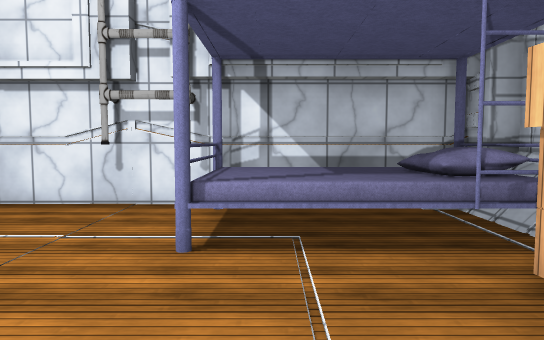
[1] (above)

12 first-person views from a walk through a 3-D level made in the Unity game engine. The camera is 1.3 m above the floor, tilts 4° down and sees 70° across. The floor is counted in squares, 1 m on a side. Each view is taken from the middle of a square. On the plan, view 1 faces up. The plan holds only what a view shows up to about 16 squares ahead; the rest is blank. The place goes on beyond the plan. The player is left out. Some surface patterns are stand-ins.

[2]
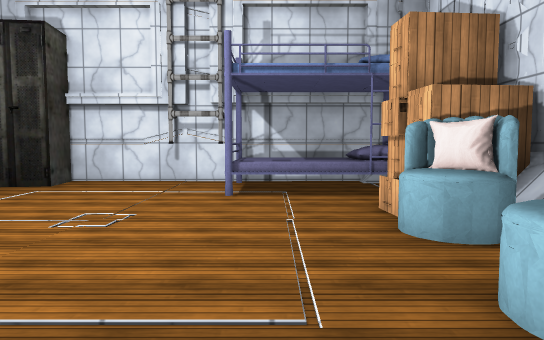

[3]
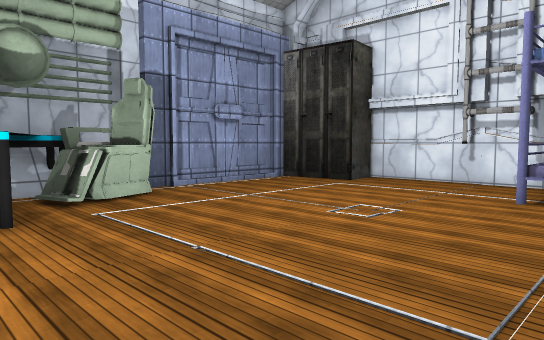

[4]
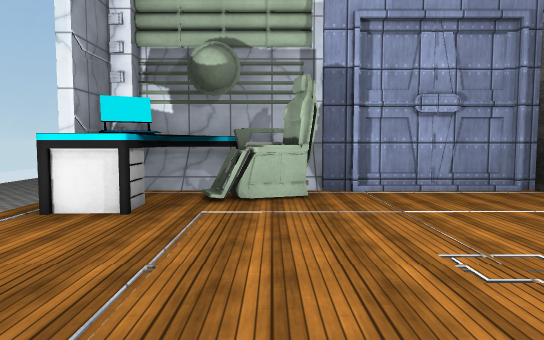

[5]
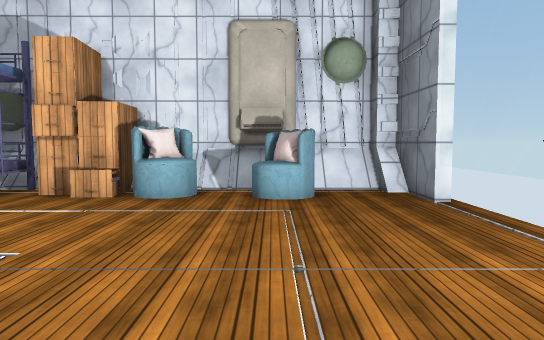

[6]
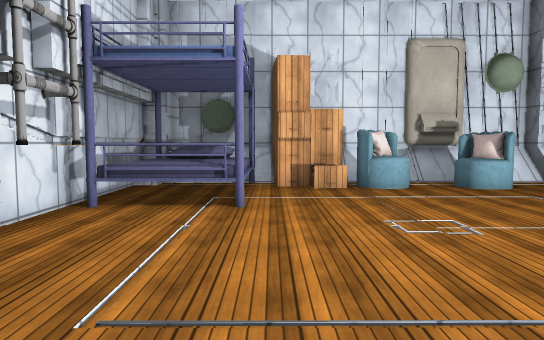

[7]
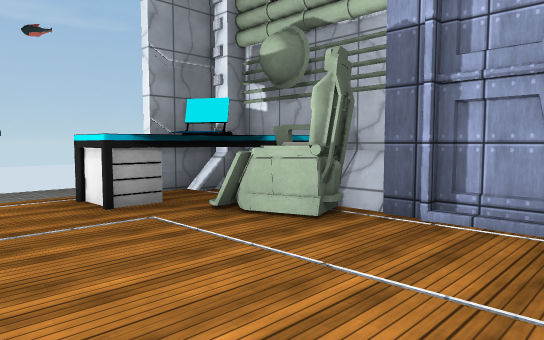

[8]
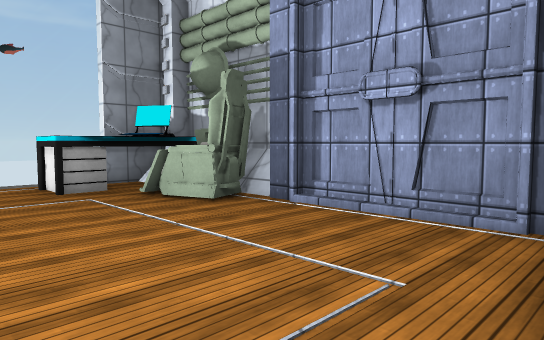

[9]
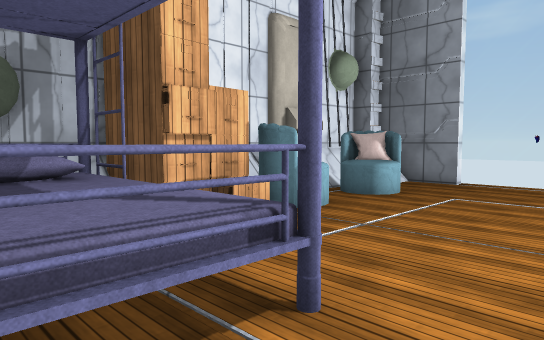

[10]
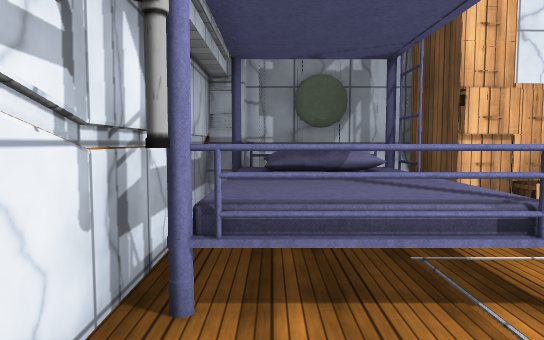

[11]
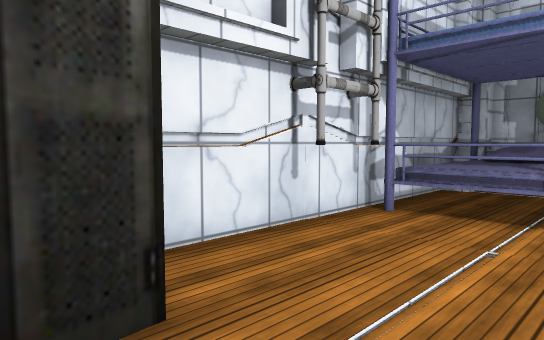

[12]
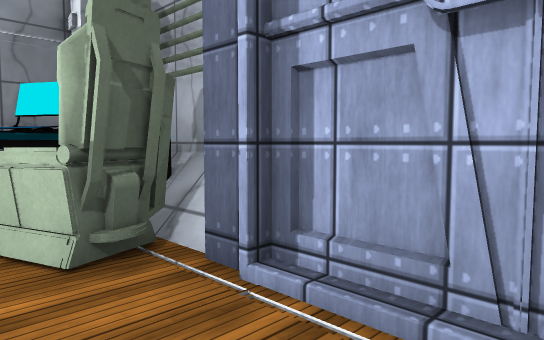

### Floor plan
Key: @ floor where view 1 was taken; # wall or solid block; . floor; / step, stairs or slope; = window, fence, low wall or low ledge; O other object.
Columns run from 11 left of view 1 to 5 right of it. Each row starts with its distance up from view 1.
  8    #########OOO##
  7    #O.....OOOOOO#
  6  #OO......OOOOO##
  5  #........OOOOOO#
  4  #............OO#
  3  #............OO#
  2  #...........OOO#
  1 ###..........OO #
  0 ##OO.......@.OO #
 -1 #OOO...........O#
 -2 #OOO.........OOOO
 -3 #OO .........OO/#
 -4 #OOOOO........./#
 -5 #OOO O......../##
 -6  ##====   ===###
 -7            ==#

Positions as (right, up) in squares from view 1, and headings:
1: (0, 0), facing up
2: (0, -5), facing up
3: (1, -5), facing up-left
4: (1, -1), facing left
5: (-7, -2), facing right
6: (-9, 4), facing right
7: (-3, 4), facing down-left
8: (-3, 7), facing down-left
9: (-3, 7), facing down-right
10: (-4, 7), facing right
11: (-8, 4), facing up-right
12: (-7, 4), facing down-left
